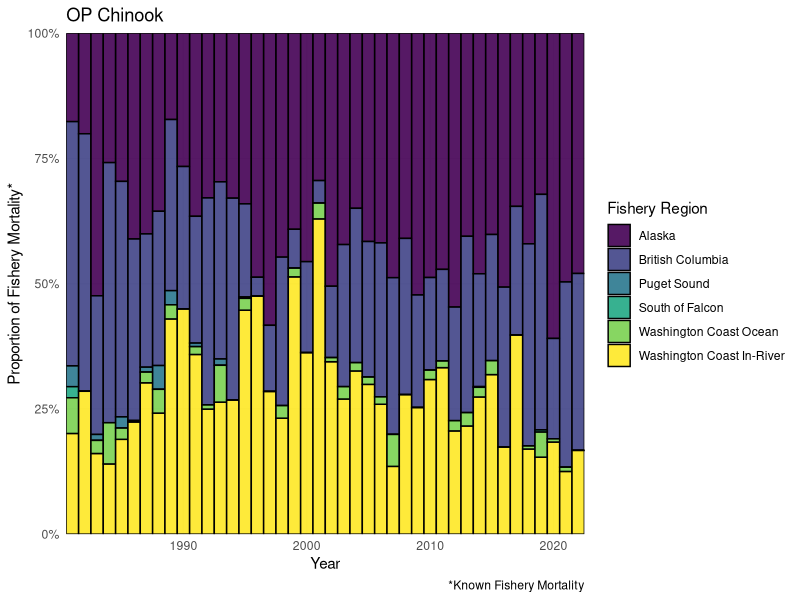
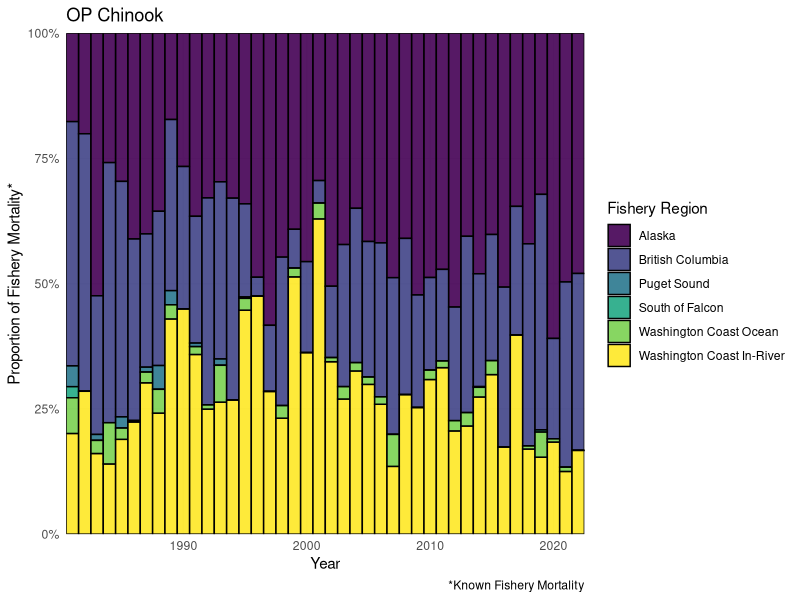

Source code (R) for these figures, in order: (Note: this script raises an error after producing the figures.)
library(tidyverse)
library(here)
library(readxl)
library(viridis)

# # columns are the region_ either: n=Net, s=Sport, t=Troll.
# col_index <- which(names(data) == "er")
# col_index

data <- readxl::read_excel("data/PSTChinookCWT_data_April18_2025.xlsx") %>%
  filter(region == "OP", !year == 2023) # NAs 
 
total_run_df<-data %>%  
  dplyr::select( year,population,region,total_run) %>%
  dplyr::mutate(total_run = as.numeric(total_run))

catch_distributions <- data %>%
  dplyr::select(c(1:39)) %>%
  gather(4:ncol(.), key = "fishery_region", value = "percent_mort") %>%
  filter(!fishery_region %in% c(#"US_is_tot",
                                "stray", 
                               "aabm_tot", 
                                "esc_pct", 
                                "er",  
                               "term_tot"
                                )) %>%
  dplyr::mutate(percent_mort = as.numeric(percent_mort)/100) 

# OP whole ======= 
Oly_Pen_fish <- catch_distributions %>%
  left_join(total_run_df) %>% 
  filter(!is.na(percent_mort )) %>% 
  dplyr::mutate(mortality_numbers = total_run *percent_mort,
                broad_region = case_when(
                  # Alaska
                  str_detect(fishery_region, "^seak") ~ "Alaska",
                  str_detect(fishery_region, "^ak_term")  ~ "Alaska",
                  
                  str_detect(fishery_region, "^US_term")  ~ "Washington Coast In-River",
                  str_detect(fishery_region, "^term_tot")  ~ "Washington Coast In-River",

                   # Canada
                  str_detect(fishery_region, "^can_term")  ~ "British Columbia",
                  str_detect(fishery_region, "^wcvi")     ~ "British Columbia",#"West Coast Vancouver Island",
                  str_detect(fishery_region, "^nbc")      ~ "British Columbia", #"North Coast BC",
                  str_detect(fishery_region, "^sbc")      ~ "British Columbia",
                  
                  # str_detect(fishery_region, "^can_term") ~ "Canada Terminal",
                  
                  # Falcon (US)
                  str_detect(fishery_region, "^sfalc")    ~ "South of Falcon",
                  # str_detect(fishery_region, "^nfalc")    ~ "North of Falcon",
                  
                  fishery_region == "nfalc_s" ~ "Washington Coast Ocean",
                  fishery_region == "nfalc_t" ~ "Washington Coast Ocean",
                  fishery_region == "US_is_tot" ~ "Washington Coast Ocean",

                  # WA     
                  fishery_region == "PS_n" ~ "Puget Sound",
                  fishery_region == "PS_s" ~ "Puget Sound",
                  
                  fishery_region == "wac_n" ~ "Washington Coast In-River",
                  # Other
                  TRUE                                    ~ "Check")) 

uniqueOP<- data.frame(unique(Oly_Pen_fish[c("broad_region","fishery_region")]))

uniqueOP <- uniqueOP %>% 
  arrange(broad_region)
# # 
# test <- Oly_Pen_fish %>%
#   filter(fishery_region %in% c("US_term_n","US_term_s","US_term_t", "term_tot")) %>%
#   dplyr::select(year, population, fishery_region, total_run) %>%
#   spread(fishery_region, total_run) %>%
#   mutate(sum = US_term_n+ US_term_s+US_term_t)


total_FMnumbers <- Oly_Pen_fish %>%
  group_by(year) %>%
  # get annual sum of all fishery mortality from OP for the year
  dplyr::summarise(total_FM_numbers = sum(mortality_numbers))  # want to ask, of all the fish caught that year, what was the relative proportions. Not related to overall runsize. 

OP_plot_df<- Oly_Pen_fish %>% 
  dplyr::select(-c(total_run, percent_mort,fishery_region))%>%
  ungroup() %>%
  group_by(year, broad_region) %>%
  dplyr::summarise(mort_broad_region = sum(mortality_numbers)) %>% 
  left_join(total_FMnumbers) %>%
  dplyr::mutate(percent_mort = mort_broad_region/total_FM_numbers,
                broad_region = factor(broad_region, levels = c(
                  "Alaska", 
                  # "Canada Terminal",
                  "British Columbia",
                  # "North Coast BC",  
                  # "South Coast BC", 
                  # "West Coast Vancouver Island",  
                  # "US Terminal",
                  "Puget Sound", 
                  # "Washington Coast",
                  # "North of Falcon",
                  "South of Falcon",
                  "Washington Coast Ocean", 
                  "Washington Coast In-River"
                )))    

## stacked bar ======               

OP_FM_stacked <- ggplot(OP_plot_df,
                        aes(x = year,
                            y = percent_mort,
                            fill = broad_region)) +
  geom_col(color = "black",alpha = 0.9, width = 1) +
  scale_y_continuous(
    # limits = c(0, 1),
    expand = c(0, 0),
    name = "Proportion of Fishery Mortality*",
    labels = scales::percent_format()
  ) +
  scale_x_continuous(
    name = "Year",
    expand = c(0, 0)
  ) +
  labs(fill = "Fishery Region", title = "OP Chinook", caption = "*Known Fishery Mortality") +
  theme_minimal() +
  theme(
    panel.grid.minor = element_blank(),
    panel.spacing = unit(1, "lines")
  ) + 
  scale_fill_viridis_d(drop = FALSE)

OP_FM_stacked

ggsave("output/plots/OP_FM_stacked.jpeg", height = 7, width = 7)
 
# aktest <-  catch_distributions %>% 
#   filter(fishery_region %in% c("US_term_s"))
# 
# unique(catch_distributions$fishery_region)
# OP individual runs Broad Label =====
## Run Level Mortality ==== 
OP_individ_run_fish <- catch_distributions %>%
  left_join(total_run_df) %>% 
  dplyr::mutate( mortality_numbers = total_run *percent_mort)
  dplyr::mutate(
    population = case_when(population == "Grays_Harbor_fa" ~ "Grays Harbor Fall",
                           population == "Grays_Harbor_sp" ~ "Grays Harbor Spring",
                           population == "Hoh_fa" ~ "Hoh Fall", 
                           population == "Hoh_sp" ~ "Hoh Spring",
                           population == "Quillayute_fa" ~ "Quillayute Fall",
                           population == "Quillayute_sp" ~ "Quillayute Spring",
                           population == "Queets_fa" ~ "Queets Fall",
                           population == "Queets_sp" ~ "Queets Spring",
                           TRUE ~ "Check"), 
    broad_region = case_when(
      # Alaska
      str_detect(fishery_region, "^seak") ~ "Alaska",
      str_detect(fishery_region, "^ak_term")  ~ "Alaska",
      
      str_detect(fishery_region, "^US_term")  ~ "US Terminal",
      
      # Canada
      str_detect(fishery_region, "^wcvi")     ~ "West Coast Vancouver Island",
      str_detect(fishery_region, "^nbc")      ~ "British Columbia", #"North Coast BC",
      str_detect(fishery_region, "^sbc")      ~ "British Columbia",
      
      # str_detect(fishery_region, "^can_term") ~ "Canada Terminal",
      
      # Falcon (US)
      str_detect(fishery_region, "^sfalc")    ~ "South of Falcon",
      # str_detect(fishery_region, "^nfalc")    ~ "North of Falcon",
     
      fishery_region == "nfalc_s" ~ "North of Falcon",
      fishery_region == "nfalc_t" ~ "North of Falcon",
      
      # WA     
      fishery_region == "PS_n" ~ "Puget Sound",
      fishery_region == "PS_s" ~ "Puget Sound",
      
      fishery_region == "wac_n" ~ "Washington Coast",
      # Other
      TRUE                                    ~ "Check")) %>%
 # filter(!is.na(broad_region)) %>% 
  group_by(year, population, broad_region) %>%
 # filter(!is.na(percent_mort)) %>% 
  dplyr::summarise(sum_mortality_numbers = sum(mortality_numbers))

## Stacked Bar =====
op_pops <- unique(OP_individ_run_fish$population)
plot_list <- list()

for (i in 1:length(op_pops)) {
  name <- op_pops[[i]]
  print(name)
  
  # Filter data for this population
  pop_data <- OP_individ_run_fish %>% 
    filter(population == name) 
  
  # Create all combinations of year and broad_region
  all_combos <- expand.grid(
    year = unique(pop_data$year),
    broad_region = unique(OP_individ_run_fish$broad_region),
    stringsAsFactors = FALSE
  )
  
  # Join with actual data, filling NAs with 0
  plot_data <- all_combos %>%
    left_join(pop_data, by = c("year", "broad_region")) %>%
    mutate(percent_mort = replace_na(percent_mort, 0),
           population = name) %>%
    mutate(broad_region = factor(broad_region, levels = c(
      "Alaska", 
      "North Coast BC", 
      "West Coast Vancouver Island", 
      "South Coast BC",  
      "Puget Sound - Net",  
      "Puget Sound - Sport",  
      "Washington Coast - Net",
      "North of Falcon - Sport", 
      "North of Falcon - Troll", 
      "South of Falcon"
    ))) %>%
    filter(!is.na(broad_region))  %>%
    # Calculate proportion of total mortality for each year
    group_by(year) %>%
    mutate(
      total_mort = sum(percent_mort),
      proportion_mort = if_else(total_mort > 0, percent_mort / total_mort, 0)
    ) %>%
    ungroup() 
  
  plot_list[[i]] <- ggplot(plot_data,
                           aes(x = year,
                               y = proportion_mort,
                               fill = broad_region)) +
    geom_col(color = "black", size = 0.2, alpha = 0.9, width = 1) +
    scale_y_continuous(
      limits = c(0, 1),
      expand = c(0, 0),
      name = "Proportion of Fishery Mortality*",
      labels = scales::percent_format()
    ) +
    scale_x_continuous(
      name = "Year",
      expand = c(0, 0)
    ) +
    labs(fill = "Fishery Region", title = paste0(name), caption = "*Known Fishery Mortality") +
    theme_minimal() +
    theme(
      panel.grid.minor = element_blank(),
      panel.spacing = unit(1, "lines")
    ) + 
    scale_fill_viridis_d(drop = FALSE)
}

for(i in seq_along(plot_list)) {
  name = op_pops[[i]]
  ggsave(paste0("output/plots/OP_Chinook_Population_Stacked_", name, ".jpeg"),
         plot = plot_list[[i]], 
         width = 8, height = 6)
}

## Geom Area =====
op_pops <- unique(OP_individ_run_fish$population)
plot_list <- list()

for (i in 1:length(op_pops)) {
  name <- op_pops[[i]]
  print(name)
  
  # Filter data and complete with all broad_region levels
  plot_data <- OP_individ_run_fish %>% 
    filter(population == name) 
  
  # Create all combinations of year and broad_region
  all_combos <- expand.grid(
    year = unique(pop_data$year),
    broad_region = unique(OP_individ_run_fish$broad_region),
    stringsAsFactors = FALSE
  )
  
  # Join with actual data, filling NAs with 0
  plot_data <- all_combos %>%
    left_join(pop_data, by = c("year", "broad_region")) %>%
    mutate(percent_mort = replace_na(percent_mort, 0),
           population = name) %>%
    dplyr::mutate(broad_region = factor(broad_region, levels = c(
      "Alaska", 
      
      "North Coast BC", 
      
      "West Coast Vancouver Island", 
      
      "South Coast BC",  
      
      "Puget Sound - Net",  
      "Puget Sound - Sport",  
      
      "Washington Coast - Net",
      
      "North of Falcon - Sport", 
      "North of Falcon - Troll", 
      
      "South of Falcon"
    ))) %>%
    filter(!is.na(broad_region))  
  
  plot_list[[i]] <- ggplot(plot_data,
                           aes(x = year,
                               y = percent_mort,
                               group = broad_region,   # preserves original %s
                               fill  = broad_region )) +
    geom_area(color = "black", size = 0.2, alpha = 0.9) +
    # facet_grid(gear~ season) +
    scale_y_continuous(
      limits = c(0, 100),
      expand = c(0, 0),
      name = "Percent of total run (%)"
    ) +
    scale_x_continuous(
      name = "Year",
      expand = c(0, 0)
    ) +
    labs(fill = "Fishery Region", title = paste0(name)) +
    theme_minimal() +
    theme(
      panel.grid.minor = element_blank(),
      panel.spacing = unit(1, "lines")
    ) + 
    scale_fill_viridis_d(drop = FALSE)  # Also important: don't drop unused levels
}

for(i in seq_along(plot_list)) {
  name = op_pops[[i]]
  ggsave(paste0("output/plots/OP_Chinook_IndividPop_Area", name, ".jpeg"),
         plot = plot_list[[i]], 
         width = 8, height = 6)
}



# ## geom area =====
# OP_FM <- ggplot(Oly_Pen_fish %>% filter(!is.na(gear), !gear == "NA", !percent_mort ==0),
#                 aes(x = year,
#                     y = percent_mort,
#                     group = fishery_region,   # preserves original %s
#                     fill  = broad_region )) +
#   geom_area(color = "black", size = 0.2, alpha = 0.9) +
#   facet_grid(gear~ season) +
#   scale_y_continuous(
#     limits = c(0, 100),
#     expand = c(0, 0),
#     name = "Percent of total run (%)"
#   ) +
#   scale_x_continuous(
#     name = "Year",
#     expand = c(0, 0)
#   ) +
#   labs(fill = "Fishery Region", title = "OP Chinook Fishing Mortality") +
#   theme_minimal() +
#   theme(
#     panel.grid.minor = element_blank(),
#     panel.spacing = unit(1, "lines")
#   ) + 
#   scale_fill_viridis_d()
# 
# OP_FM
# ggsave("plots/OP_Chinook_FishingMortality.jpeg", width = 8, height = 6)
# 

# Northern OR Coast ======
N_OR_fish <- catch_distributions %>% 
  filter(region == "OC") %>% 
  # left_join(data %>% select( year,population,region,total_run)) %>%
  left_join(total_run_df) %>% 
  dplyr::mutate(total_run = as.numeric(total_run),
                number_mort = total_run*percent_mort) %>%
  group_by(year, region, fishery_region) %>%
  dplyr::summarise(total_mort = sum(number_mort),
                   total_run = sum(total_run)) %>% 
  dplyr::mutate(percent_mort = total_mort/total_run,
                gear = case_when(
                  str_ends(fishery_region, "_t") ~ "Troll",
                  str_ends(fishery_region, "_n") ~ "Net",
                  str_ends(fishery_region, "_s") ~ "Sport",
                  # fishery_region == "stray"      ~ "stray",
                  TRUE                           ~ "NA"),
                broad_region = case_when(
                  # Alaska
                  str_detect(fishery_region, "^seak")     ~ "Southeast Alaska",
                  str_detect(fishery_region, "^ak_term")  ~ "Alaska Terminal",
                  
                  # Canada
                  str_detect(fishery_region, "^wcvi")     ~ "West Coast Vancouver Island",
                  str_detect(fishery_region, "^nbc")      ~ "North Coast BC",
                  str_detect(fishery_region, "^sbc")      ~ "South Coast BC",
                  str_detect(fishery_region, "^can_term") ~ "Canada Terminal",
                  
                  # South of Falcon (US)
                  str_detect(fishery_region, "^sfalc")    ~ "South of Falcon",
                  str_detect(fishery_region, "^nfalc")    ~ "North of Falcon",
                  str_detect(fishery_region, "^wac")      ~ "Washington Coast",
                  str_detect(fishery_region, "^PS")       ~ "Puget Sound",
                  str_detect(fishery_region, "^US_term")  ~ "US Terminal",
                  
                  # Other
                  fishery_region == "stray"               ~ "Stray",
                  TRUE                                    ~ "NA"))

N_OR_FM <- ggplot(N_OR_fish %>% filter(!is.na(gear), 
                                       !gear == "NA", 
                                       !percent_mort ==0),
                aes(x = year,
                    y = percent_mort,
                    group = fishery_region,   # preserves original %s
                    fill  = broad_region )) +
  geom_area(color = "black", size = 0.2, alpha = 0.9) +
  facet_grid( ~ gear) +
  scale_y_continuous(
    limits = c(0, 100),
    expand = c(0, 0),
    name = "Percent of total run (%)"
  ) +
  scale_x_continuous(
    name = "Year",
    expand = c(0, 0)
  ) +
  labs(fill = "Fishery Region", title = "N OR Chinook Fishing Mortality") +
  theme_minimal() +
  theme(
    panel.grid.minor = element_blank(),
    panel.spacing = unit(1, "lines")
  ) + 
  scale_fill_viridis_d()

N_OR_FM
ggsave("plots/NOR_Chinook_FishingMortality.jpeg", width = 8, height = 6)

# Nisqually ======= 
Nisqually_fish <- catch_distributions %>%
  filter(population == "Nisqually") %>% 
  # filter(population %in% c("Quillayute_fa","Queets_fa","Hoh_fa","Hoh_sp","Queets_sp")) %>% # include Grays harbor
  # dplyr::mutate(season = case_when(str_ends(population, "_fa") ~ "fall",
  #                                  str_ends(population, "_sp") ~ "spring",
  #                                  TRUE ~ "NA")) %>%
  # left_join(data %>% select( year,population,region,total_run)) %>%
  # left_join(total_run_df) %>% 
  # dplyr::mutate(total_run = as.numeric(total_run),
  #               number_mort = total_run*percent_mort) %>%
  # group_by(year, region, season, fishery_region) %>%
  # dplyr::summarise(total_mort = sum(number_mort),
  #                  total_run = sum(total_run)) %>% 
  dplyr::mutate(#percent_mort = total_mort/total_run,
    gear = case_when(
      str_ends(fishery_region, "_t") ~ "Troll",
      str_ends(fishery_region, "_n") ~ "Net",
      str_ends(fishery_region, "_s") ~ "Sport",
      # fishery_region == "stray"      ~ "stray",
      TRUE                           ~ "NA"),
    broad_region = case_when(
      # Alaska
      str_detect(fishery_region, "^seak")     ~ "Southeast Alaska",
      str_detect(fishery_region, "^ak_term")  ~ "Alaska Terminal",
      
      # Canada
      str_detect(fishery_region, "^wcvi")     ~ "West Coast Vancouver Island",
      str_detect(fishery_region, "^nbc")      ~ "North Coast BC",
      str_detect(fishery_region, "^sbc")      ~ "South Coast BC",
      str_detect(fishery_region, "^can_term") ~ "Canada Terminal",
      
      # South of Falcon (US)
      str_detect(fishery_region, "^sfalc")    ~ "South of Falcon",
      str_detect(fishery_region, "^nfalc")    ~ "North of Falcon",
      str_detect(fishery_region, "^wac")      ~ "Washington Coast",
      str_detect(fishery_region, "^PS")       ~ "Puget Sound",
      str_detect(fishery_region, "^US_term")  ~ "US Terminal",
      
      # Other
      fishery_region == "stray"               ~ "Stray",
      TRUE                                    ~ "NA"))


Nisqually_FM <- ggplot(Nisqually_fish %>% filter(!is.na(gear),
                                                 !gear == "NA", 
                                                 !percent_mort ==0),
                       aes(x = year,
                           y = percent_mort,
                           #group = gear#,   # preserves original %s 
                           fill  = fishery_region 
                       )) +
  geom_area(color = "black", size = 0.2, alpha = 0.9) +
  # facet_grid( ~ gear) +
  # scale_y_continuous(
  #   limits = c(0, 100),
  #   expand = c(0, 0),
  #   name = "Percent of total run (%)"
  # ) +
  # scale_x_continuous(
  #   name = "Year",
  #   expand = c(0, 0)
  # ) +
  labs(fill = "Fishery Region", title = "Nisqually Chinook Fishing Mortality") +
  theme_minimal() +
  theme(
    panel.grid.minor = element_blank(),
    panel.spacing = unit(1, "lines")
  ) + 
  scale_fill_viridis_d()

Nisqually_FM
ggsave("plots/Nisqually_Chinook_FishingMortality.jpeg", width = 8, height = 6)



Nisqually_FM <- ggplot(Nisqually_fish %>% filter(!is.na(gear),
                                                 !gear == "NA", 
                                                 !percent_mort ==0),
                       aes(x = year,
                           y = percent_mort,
                           #group = gear#,   # preserves original %s 
                           fill  = broad_region 
                       )) +
  geom_area(color = "black", size = 0.2, alpha = 0.9) +
  facet_grid( ~ gear) +
  # scale_y_continuous(
  #   limits = c(0, 100),
  #   expand = c(0, 0),
  #   name = "Percent of total run (%)"
  # ) +
  # scale_x_continuous(
  #   name = "Year",
  #   expand = c(0, 0)
  # ) +
  labs(fill = "Fishery Region", title = "Nisqually Chinook Fishing Mortality") +
  theme_minimal() +
  theme(
    panel.grid.minor = element_blank(),
    panel.spacing = unit(1, "lines")
  ) + 
  scale_fill_viridis_d()

Nisqually_FM
ggsave("plots/Nisqually_Chinook_FishingMortality_gear.jpeg", width = 8, height = 6)
